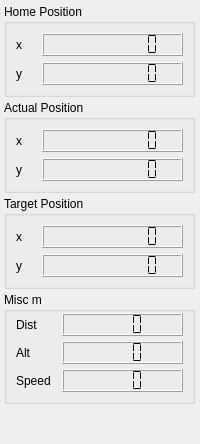
               <widget class="QWidget" name="pos">
                <attribute name="title">
                 <string>Pos</string>
                </attribute>
                <layout class="QVBoxLayout" name="verticalLayout_10">
                 <property name="spacing">
                  <number>3</number>
                 </property>
                 <property name="leftMargin">
                  <number>4</number>
                 </property>
                 <property name="topMargin">
                  <number>4</number>
                 </property>
                 <property name="rightMargin">
                  <number>5</number>
                 </property>
                 <property name="bottomMargin">
                  <number>0</number>
                 </property>
                 <item>
                  <widget class="QGroupBox" name="groupBox_14">
                   <property name="title">
                    <string>Home Position </string>
                   </property>
                   <layout class="QGridLayout" name="gridLayout_69">
                    <item row="0" column="1">
                     <widget class="QLCDNumber" name="lcdNumber_7">
                      <property name="smallDecimalPoint">
                       <bool>false</bool>
                      </property>
                      <property name="numDigits">
                       <number>9</number>
                      </property>
                      <property name="segmentStyle">
                       <enum>QLCDNumber::Flat</enum>
                      </property>
                     </widget>
                    </item>
                    <item row="1" column="1">
                     <widget class="QLCDNumber" name="lcdNumber_8">
                      <property name="numDigits">
                       <number>9</number>
                      </property>
                      <property name="segmentStyle">
                       <enum>QLCDNumber::Flat</enum>
                      </property>
                     </widget>
                    </item>
                    <item row="0" column="0">
                     <widget class="QLabel" name="label_241">
                      <property name="maximumSize">
                       <size>
                        <width>20</width>
                        <height>16777215</height>
                       </size>
                      </property>
                      <property name="text">
                       <string>x</string>
                      </property>
                     </widget>
                    </item>
                    <item row="1" column="0">
                     <widget class="QLabel" name="label_242">
                      <property name="text">
                       <string>y</string>
                      </property>
                     </widget>
                    </item>
                   </layout>
                  </widget>
                 </item>
                 <item>
                  <widget class="QGroupBox" name="groupBox_11">
                   <property name="title">
                    <string>Actual Position </string>
                   </property>
                   <layout class="QGridLayout" name="gridLayout_68">
                    <item row="0" column="1">
                     <widget class="QLCDNumber" name="lcdNumber">
                      <property name="smallDecimalPoint">
                       <bool>false</bool>
                      </property>
                      <property name="numDigits">
                       <number>9</number>
                      </property>
                      <property name="segmentStyle">
                       <enum>QLCDNumber::Flat</enum>
                      </property>
                     </widget>
                    </item>
                    <item row="2" column="1">
                     <widget class="QLCDNumber" name="lcdNumber_2">
                      <property name="numDigits">
                       <number>9</number>
                      </property>
                      <property name="segmentStyle">
                       <enum>QLCDNumber::Flat</enum>
                      </property>
                     </widget>
                    </item>
                    <item row="0" column="0">
                     <widget class="QLabel" name="label_239">
                      <property name="maximumSize">
                       <size>
                        <width>20</width>
                        <height>16777215</height>
                       </size>
                      </property>
                      <property name="text">
                       <string>x</string>
                      </property>
                     </widget>
                    </item>
                    <item row="2" column="0">
                     <widget class="QLabel" name="label_240">
                      <property name="text">
                       <string>y</string>
                      </property>
                     </widget>
                    </item>
                   </layout>
                  </widget>
                 </item>
                 <item>
                  <widget class="QGroupBox" name="groupBox_12">
                   <property name="title">
                    <string>Target Position</string>
                   </property>
                   <layout class="QGridLayout" name="gridLayout_70">
                    <item row="1" column="1">
                     <widget class="QLCDNumber" name="lcdNumber_4">
                      <property name="numDigits">
                       <number>9</number>
                      </property>
                      <property name="segmentStyle">
                       <enum>QLCDNumber::Flat</enum>
                      </property>
                     </widget>
                    </item>
                    <item row="2" column="1">
                     <widget class="QLCDNumber" name="lcdNumber_3">
                      <property name="numDigits">
                       <number>9</number>
                      </property>
                      <property name="segmentStyle">
                       <enum>QLCDNumber::Flat</enum>
                      </property>
                     </widget>
                    </item>
                    <item row="1" column="0">
                     <widget class="QLabel" name="label_243">
                      <property name="maximumSize">
                       <size>
                        <width>20</width>
                        <height>16777215</height>
                       </size>
                      </property>
                      <property name="text">
                       <string>x</string>
                      </property>
                     </widget>
                    </item>
                    <item row="2" column="0">
                     <widget class="QLabel" name="label_244">
                      <property name="minimumSize">
                       <size>
                        <width>20</width>
                        <height>0</height>
                       </size>
                      </property>
                      <property name="text">
                       <string>y</string>
                      </property>
                     </widget>
                    </item>
                   </layout>
                  </widget>
                 </item>
                 <item>
                  <widget class="QGroupBox" name="groupBox_13">
                   <property name="minimumSize">
                    <size>
                     <width>0</width>
                     <height>89</height>
                    </size>
                   </property>
                   <property name="title">
                    <string>Misc m</string>
                   </property>
                   <layout class="QGridLayout" name="gridLayout">
                    <property name="leftMargin">
                     <number>9</number>
                    </property>
                    <property name="topMargin">
                     <number>1</number>
                    </property>
                    <property name="verticalSpacing">
                     <number>5</number>
                    </property>
                    <item row="1" column="1">
                     <widget class="QLCDNumber" name="lcdNumber_5">
                      <property name="minimumSize">
                       <size>
                        <width>60</width>
                        <height>20</height>
                       </size>
                      </property>
                      <property name="numDigits">
                       <number>4</number>
                      </property>
                      <property name="segmentStyle">
                       <enum>QLCDNumber::Flat</enum>
                      </property>
                     </widget>
                    </item>
                    <item row="2" column="1">
                     <widget class="QLCDNumber" name="lcdNumber_9">
                      <property name="minimumSize">
                       <size>
                        <width>60</width>
                        <height>20</height>
                       </size>
                      </property>
                      <property name="numDigits">
                       <number>4</number>
                      </property>
                      <property name="segmentStyle">
                       <enum>QLCDNumber::Flat</enum>
                      </property>
                     </widget>
                    </item>
                    <item row="1" column="0">
                     <widget class="QLabel" name="label_227">
                      <property name="maximumSize">
                       <size>
                        <width>40</width>
                        <height>16777215</height>
                       </size>
                      </property>
                      <property name="text">
                       <string>Dist</string>
                      </property>
                     </widget>
                    </item>
                    <item row="2" column="0">
                     <widget class="QLabel" name="label_228">
                      <property name="text">
                       <string>Alt</string>
                      </property>
                     </widget>
                    </item>
                    <item row="3" column="1">
                     <widget class="QLCDNumber" name="lcdNumber_6">
                      <property name="minimumSize">
                       <size>
                        <width>60</width>
                        <height>20</height>
                       </size>
                      </property>
                      <property name="numDigits">
                       <number>4</number>
                      </property>
                      <property name="segmentStyle">
                       <enum>QLCDNumber::Flat</enum>
                      </property>
                     </widget>
                    </item>
                    <item row="3" column="0">
                     <widget class="QLabel" name="label_229">
                      <property name="text">
                       <string>Speed</string>
                      </property>
                     </widget>
                    </item>
                   </layout>
                  </widget>
                 </item>
                 <item>
                  <spacer name="verticalSpacer_27">
                   <property name="orientation">
                    <enum>Qt::Vertical</enum>
                   </property>
                   <property name="sizeHint" stdset="0">
                    <size>
                     <width>20</width>
                     <height>40</height>
                    </size>
                   </property>
                  </spacer>
                 </item>
                </layout>
               </widget>
